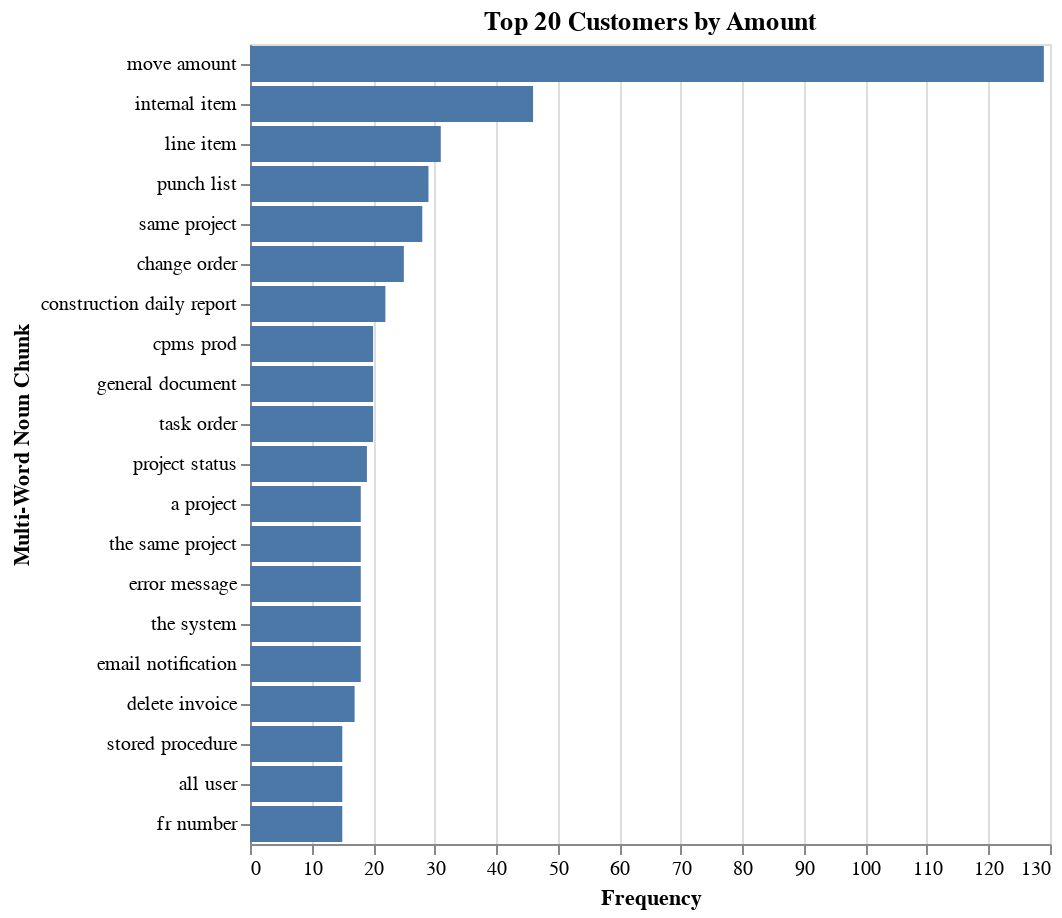

The notebook cell this image was saved under:
### Markdown cell above
# Extracción de Noun Chunks en Títulos

En el último paso de nuestro análisis, hemos aplicado la extracción de noun chunks a los títulos de los tickets de soporte. Los noun chunks son frases sustantivas que nos permiten identificar de manera más específica y detallada las entidades o conceptos clave en el texto.


Al extraer los noun chunks, podemos identificar conceptos específicos o entidades que son fundamentales para comprender el contenido semántico de los títulos. 

Los Noun Chunks más comunes:
1. **"Move Amount"**
2. **"Internal Item"**
3. **"Line Item"**
4. **"Punch List"**
5. **"Same Project"**
6. **"Change Order"**
7. **"Construction Daily Report"**
8. **"CPMS Prod"**
9. **"General Document"**
10. **"Task Order"**

Estos noun chunks más comunes ofrecen una visión específica de los temas recurrentes o conceptos clave en los títulos de los tickets de soporte. Esta información puede ser crucial para adaptar estrategias de atención al cliente, priorizar áreas específicas de mejora y proporcionar soluciones más efectivas a los problemas presentados por los clientes.

### Code cell
# Load the English language model
nlp = spacy.load("en_core_web_sm")

# Function to extract multi-word noun chunks
def extract_multi_word_noun_chunks(text):
    doc = nlp(text)
    multi_word_chunks = [chunk.text for chunk in doc.noun_chunks if len(chunk.text.split()) > 1]
    return multi_word_chunks



# Apply the extract_multi_word_noun_chunks function to the 'text_column'
df['multi_word_noun_chunks'] = df['lemmatized_text'].apply(extract_multi_word_noun_chunks)

# Flatten the list of noun chunks into a single list
all_multi_word_chunks = [chunk for chunks in df['multi_word_noun_chunks'] for chunk in chunks]

# Calculate the frequency of multi-word noun chunks using Counter
multi_word_chunk_frequencies = Counter(all_multi_word_chunks)

# Create a DataFrame to display the multi-word noun chunk frequencies
multi_word_chunk_freq_df = pd.DataFrame(list(multi_word_chunk_frequencies.items()), columns=['Multi-Word Noun Chunk', 'Frequency'])

# Sort the DataFrame by frequency in descending order
multi_word_chunk_freq_df = multi_word_chunk_freq_df.sort_values(by='Frequency', ascending=False).head(20)

# Display the sorted DataFrame
#print(multi_word_chunk_freq_df)

# Create a bar chart using Altair
chart = alt.Chart(multi_word_chunk_freq_df).mark_bar().encode(
    x='Frequency:Q',
    y=alt.Y('Multi-Word Noun Chunk:O', sort='-x'),
    tooltip=['Multi-Word Noun Chunk', 'Frequency']
).properties(
    title='Top 20 Customers by Amount'
)

# Display the chart
display(chart)

### Figure 1 — Vega-Lite specification as saved in the notebook (floating-point values rounded to 4 significant figures)
{"config": {"view": {"continuousWidth": 400, "continuousHeight": 300}}, "data": {"name": "data-9c944ba6f0cbf8da2014c2b92b1d27ab"}, "mark": "bar", "encoding": {"tooltip": [{"type": "nominal", "field": "Multi-Word Noun Chunk"}, {"type": "quantitative", "field": "Frequency"}], "x": {"type": "quantitative", "field": "Frequency"}, "y": {"type": "ordinal", "field": "Multi-Word Noun Chunk", "sort": "-x"}}, "title": "Top 20 Customers by Amount", "$schema": "https://vega.github.io/schema/vega-lite/v4.0.0.json", "datasets": {"data-9c944ba6f0cbf8da2014c2b92b1d27ab": [{"Multi-Word Noun Chunk": "move amount", "Frequency": 129}, {"Multi-Word Noun Chunk": "internal item", "Frequency": 46}, {"Multi-Word Noun Chunk": "line item", "Frequency": 31}, {"Multi-Word Noun Chunk": "punch list", "Frequency": 29}, {"Multi-Word Noun Chunk": "same project", "Frequency": 28}, {"Multi-Word Noun Chunk": "change order", "Frequency": 25}, {"Multi-Word Noun Chunk": "construction daily report", "Frequency": 22}, {"Multi-Word Noun Chunk": "cpms prod", "Frequency": 20}, {"Multi-Word Noun Chunk": "general document", "Frequency": 20}, {"Multi-Word Noun Chunk": "task order", "Frequency": 20}, {"Multi-Word Noun Chunk": "project status", "Frequency": 19}, {"Multi-Word Noun Chunk": "a project", "Frequency": 18}, {"Multi-Word Noun Chunk": "the same project", "Frequency": 18}, {"Multi-Word Noun Chunk": "error message", "Frequency": 18}, {"Multi-Word Noun Chunk": "the system", "Frequency": 18}, {"Multi-Word Noun Chunk": "email notification", "Frequency": 18}, {"Multi-Word Noun Chunk": "delete invoice", "Frequency": 17}, {"Multi-Word Noun Chunk": "stored procedure", "Frequency": 15}, {"Multi-Word Noun Chunk": "all user", "Frequency": 15}, {"Multi-Word Noun Chunk": "fr number", "Frequency": 15}]}}
